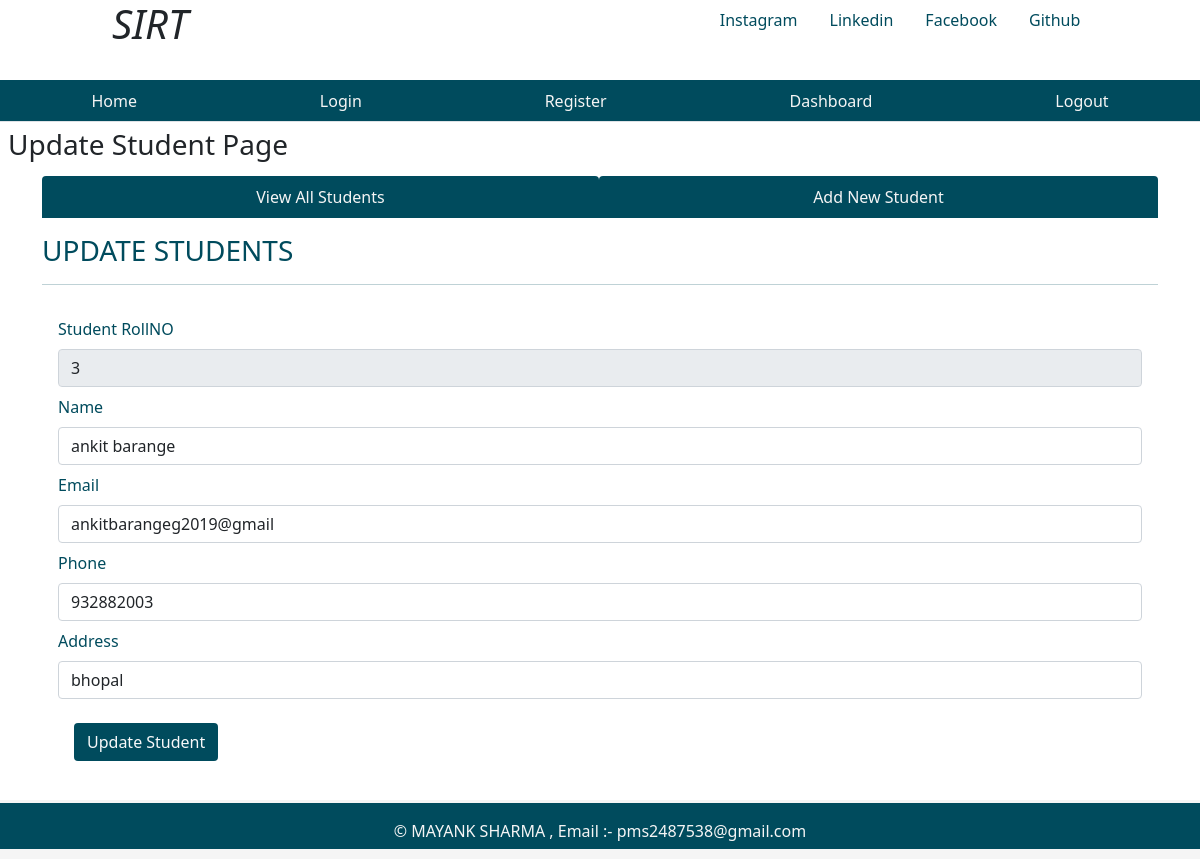
/fetchone/3, run on the app's committed database.
### tables this page shows
CREATE TABLE students (
    empid INTEGER PRIMARY KEY AUTOINCREMENT,
    name TEXT NOT NULL,
    email TEXT,
    phone INTEGER,
    address TEXT,
    joining_date DATE DEFAULT CURRENT_TIMESTAMP,
    total_attendence INTEGER,
    total_fees_paid INTEGER,
    total_fees_pending INTEGER,
    total_assignment_submitted INTEGER
);

### app.py (the view)
@app.route('/fetchone/<int:empid>')
def fetchone(empid):
    user=get_current_user()
    db = get_database()
    stud_cur=db.execute("SELECT * FROM students WHERE empid = :empid", {"empid": empid})
    single_student = stud_cur.fetchone()
    return render_template('updatestudent.html',user=user,single_student=single_student)

### app.py (called while the page is built)
@app.teardown_appcontext
def close_databse(error):
    if hasattr(g,'studentdatabase_db'):
        g.studentdatabase_db.close()

def get_current_user():
    user = None
    if 'user' in session:
        user = session['user']
        db = get_database()
        user_cur = db.execute('select * from users where name = ?',[user])
        user = user_cur.fetchone()
    return user

### database.py (called while the page is built)
def get_database():
    if not hasattr(g, 'studentdatabase_db'):
        g.studentdatabase_db = connect_to_database()
        with g.studentdatabase_db as connection:
            cursor = connection.cursor()
            cursor.execute(CREATE_USERS_TABLE)
            cursor.execute(CREATE_STUDENTS_TABLE)
            connection.commit()  # Commit changes to persist the tables
    return g.studentdatabase_db

def connect_to_database():
    sql = sqlite3.connect('D:/COLLAGE ERP MODEL FLASK/studentdata.db')
    sql.row_factory = sqlite3.Row
    return sql

### templates/updatestudent.html (shortened to what this page needs)
{% from "showlinks.html" import show_links %}
{% from "showlinks.html" import socialmedialinks %}
<!DOCTYPE html>
<html lang="en">
<head>
    <link href="https://cdn.jsdelivr.net/npm/bootstrap@5.1.3/dist/css/bootstrap.min.css" rel="stylesheet">
    <link rel="stylesheet" href="https://cdnjs.cloudflare.com/ajax/libs/font-awesome/6.2.0/css/all.min.css" />
    <link rel="stylesheet" href="https://cdn.jsdelivr.net/npm/bootstrap@5.1.3/dist/css/bootstrap.min.css">
    <link rel="stylesheet" href="{{url_for('static',filename='singlestudent.css')}}" type = "text/css">
</head>
<body>
      <div class="parent">
        <div class="child child1">
            <h1 class="text-center"><i>SIRT</i></h1>
        </div>
        <div class="child child2">
          {{ socialmedialinks() }}
        </div>
        <div class="child child3">
          {{show_links()}}
      </div>
        <div class="child child4">
            <h3 class="m-2">Update Student Page</h3>
        </div>
        <div class="child child5" style="color:rgb(0, 75, 93);">
        </div>
        <div class="child child6left">
        </div>
        <div class="child child6 container " style="color:rgb(0, 75, 93);">
            <ul class="nav nav-tabs nav-fill mb-3">
                <li class="nav-item">
                  <a class="nav-link" style=" background-color:rgb(0, 75, 93); color:whitesmoke;"  href="{{url_for('dashboard')}}">View All Students</a>
                </li>
                <li class="nav-item">
                  <a class="nav-link" style=" background-color:rgb(0, 75, 93); color:whitesmoke;" href="{{url_for('addnewstudent')}}">Add New Student</a>
                </li>
              </ul>
              <div class="table-responsive-lg caption-top">
                <caption><h3>UPDATE STUDENTS</h3></caption>
                 <hr>
                 {%if single_student  %}
                <form class="p-3" action="/updatestudent" method="post" >
                  <div class="mb-2">
                    <label for="empid" class="form-label">Student RollNO</label>
                    <input type="text" class="form-control" id="empid" value="{{single_student['empid']}} " name="empid" readonly>
                  </div>
                    <div class="mb-2">
                      <label for="name" class="form-label">Name</label>
                      <input type="text" class="form-control" id="name" value="{{single_student['name']}}" name="name">
                    </div>
                    <div class="mb-2">
                      <label for="email" class="form-label">Email</label>
                      <input type="email" class="form-control" id="email"  value="{{single_student['email']}}" name="email" >
                    </div>
                    <div class="mb-2">
                        <label for="phone" class="form-label">Phone</label>
                        <input type="text" class="form-control" id="phone"  value="{{single_student['phone']}}" name="phone" >
                      </div>
                      <div class="mb-2">
                        <label for="address" class="form-label">Address</label>
                        <input type="text" class="form-control" id="address"  value="{{single_student['address']}}" name="address" >
                      </div>
            <button type="submit" class="btn text-light m-3" style="background-color:rgb(0, 75, 93);">Update Student</button>
            {%endif%}
                  </form>
              </div>
        </div>
        <div class="child child6right">
        </div>
        <div class="child child7" style="background-color:rgb(0, 75, 93); color:whitesmoke;">
          <p class="p-3 text-center"> &copy; MAYANK SHARMA , Email :- <a href="#" style="color:whitesmoke; text-decoration: none
          ;" >pms2487538@gmail.com</a></p>
      </div>
  </div>
</body>
</html>

### static/singlestudent.css (style rules this page uses)
html, body { height: 100%; background-color:whitesmoke; color:rgb(0, 75, 93); }
.parent { height: 100%; display: grid; grid-template-columns: repeat(4, 1fr); grid-template-rows: 10% 5% 7% auto 7%; }
.child { margin-bottom: 10px; }
.child1 { grid-column: 1/2; grid-row: 1/2; }
.child2 { grid-column: 3/-1; grid-row: 1/2; }
.child3 { grid-column: 1/-1; grid-row: 2/3; }
.child4 { grid-column: 1/2; grid-row: 3/4; }
.child5 { grid-column: 4/5; grid-row: 3/4; text-align:center; }
.child6 { grid-column: 1/-1; grid-row: 4/5; }
.child7 { grid-column: 1/-1; grid-row: 5/6; }

### data on the page
students: empid "3", name "ankit barange", email "ankitbarangeg2019@gmail", phone "932882003", address "bhopal"
